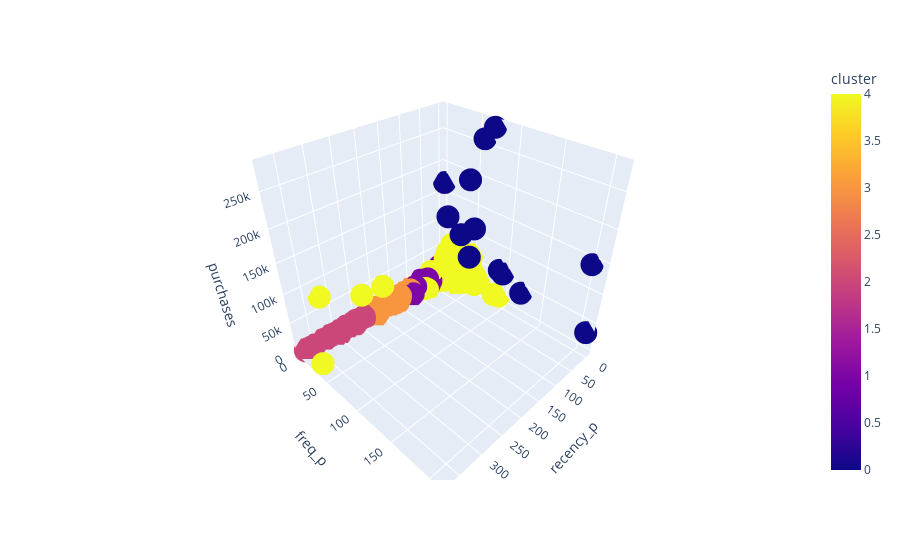

The notebook cell saved with this chart:
### Markdown cell above
## 9.1. Visualization Inspection

### Code cell
fig = px.scatter_3d(df9, x='recency_p', y='freq_p', z='purchases', color='cluster')
fig.show()

### Figure 1 — Plotly figure (JSON) as saved in the notebook; plotly's stock layout.template omitted (floating-point values rounded to 4 significant figures; data arrays with more than 128 entries replaced by an {"elided": "..."} marker saying what was removed)
{"data": [{"hovertemplate": "recency_p=%{x}<br>freq_p=%{y}<br>purchases=%{z}<br>cluster=%{marker.color}<extra></extra>", "legendgroup": "", "marker": {"color": {"elided": "4371 int values"}, "coloraxis": "coloraxis", "symbol": "circle"}, "mode": "markers", "name": "", "scene": "scene", "showlegend": false, "type": "scatter3d", "x": {"elided": "4371 int values"}, "y": {"elided": "4371 int values"}, "z": {"elided": "4371 float values"}}], "layout": {"coloraxis": {"colorbar": {"title": {"text": "cluster"}}, "colorscale": [[0, "#0d0887"], [0.1111, "#46039f"], [0.2222, "#7201a8"], [0.3333, "#9c179e"], [0.4444, "#bd3786"], [0.5556, "#d8576b"], [0.6667, "#ed7953"], [0.7778, "#fb9f3a"], [0.8889, "#fdca26"], [1, "#f0f921"]]}, "legend": {"tracegroupgap": 0}, "margin": {"t": 60}, "scene": {"domain": {"x": [0, 1], "y": [0, 1]}, "xaxis": {"title": {"text": "recency_p"}}, "yaxis": {"title": {"text": "freq_p"}}, "zaxis": {"title": {"text": "purchases"}}}}}
